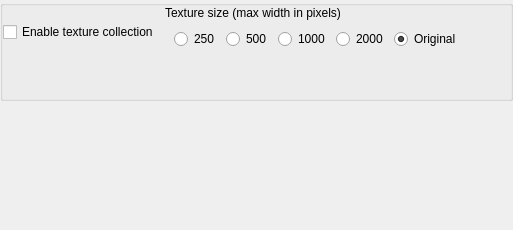
     <widget class="QWidget" name="ro_textureCollection">
      <property name="maximumSize">
       <size>
        <width>16777215</width>
        <height>16777215</height>
       </size>
      </property>
      <layout class="QVBoxLayout" name="verticalLayout_5">
       <property name="spacing">
        <number>0</number>
       </property>
       <property name="margin">
        <number>0</number>
       </property>
       <item>
        <widget class="QGroupBox" name="gbTextureCollection">
         <property name="sizePolicy">
          <sizepolicy hsizetype="Preferred" vsizetype="Preferred">
           <horstretch>0</horstretch>
           <verstretch>0</verstretch>
          </sizepolicy>
         </property>
         <property name="minimumSize">
          <size>
           <width>0</width>
           <height>90</height>
          </size>
         </property>
         <property name="maximumSize">
          <size>
           <width>16777215</width>
           <height>16777215</height>
          </size>
         </property>
         <property name="title">
          <string/>
         </property>
         <property name="checkable">
          <bool>false</bool>
         </property>
         <property name="checked">
          <bool>false</bool>
         </property>
         <layout class="QGridLayout" name="gridLayout_13">
          <property name="margin">
           <number>0</number>
          </property>
          <item row="0" column="1">
           <widget class="QFrame" name="frTexSize">
            <property name="sizePolicy">
             <sizepolicy hsizetype="Preferred" vsizetype="Preferred">
              <horstretch>0</horstretch>
              <verstretch>0</verstretch>
             </sizepolicy>
            </property>
            <property name="minimumSize">
             <size>
              <width>0</width>
              <height>0</height>
             </size>
            </property>
            <property name="font">
             <font>
              <family>Helvetica Neue</family>
             </font>
            </property>
            <layout class="QVBoxLayout" name="verticalLayout_8">
             <property name="spacing">
              <number>0</number>
             </property>
             <property name="margin">
              <number>0</number>
             </property>
             <item>
              <widget class="QLabel" name="label_6">
               <property name="text">
                <string>Texture size (max width in pixels)</string>
               </property>
              </widget>
             </item>
             <item>
              <widget class="QFrame" name="frSizes">
               <property name="sizePolicy">
                <sizepolicy hsizetype="Preferred" vsizetype="Preferred">
                 <horstretch>0</horstretch>
                 <verstretch>0</verstretch>
                </sizepolicy>
               </property>
               <property name="minimumSize">
                <size>
                 <width>0</width>
                 <height>30</height>
                </size>
               </property>
               <layout class="QHBoxLayout" name="horizontalLayout_10">
                <item>
                 <widget class="QRadioButton" name="texSize025">
                  <property name="sizePolicy">
                   <sizepolicy hsizetype="Minimum" vsizetype="Preferred">
                    <horstretch>0</horstretch>
                    <verstretch>0</verstretch>
                   </sizepolicy>
                  </property>
                  <property name="toolTip">
                   <string>The textures will be no more than 250x250 pixels</string>
                  </property>
                  <property name="text">
                   <string>250</string>
                  </property>
                  <property name="checked">
                   <bool>false</bool>
                  </property>
                 </widget>
                </item>
                <item>
                 <widget class="QRadioButton" name="texSize050">
                  <property name="sizePolicy">
                   <sizepolicy hsizetype="Minimum" vsizetype="Preferred">
                    <horstretch>0</horstretch>
                    <verstretch>0</verstretch>
                   </sizepolicy>
                  </property>
                  <property name="toolTip">
                   <string>The textures will be no more than 500x500 pixels</string>
                  </property>
                  <property name="text">
                   <string>500</string>
                  </property>
                 </widget>
                </item>
                <item>
                 <widget class="QRadioButton" name="texSize1K">
                  <property name="sizePolicy">
                   <sizepolicy hsizetype="Minimum" vsizetype="Preferred">
                    <horstretch>0</horstretch>
                    <verstretch>0</verstretch>
                   </sizepolicy>
                  </property>
                  <property name="toolTip">
                   <string>The textures will be no more than 1000x1000 pixels</string>
                  </property>
                  <property name="text">
                   <string>1000</string>
                  </property>
                 </widget>
                </item>
                <item>
                 <widget class="QRadioButton" name="texSize2K">
                  <property name="sizePolicy">
                   <sizepolicy hsizetype="Minimum" vsizetype="Preferred">
                    <horstretch>0</horstretch>
                    <verstretch>0</verstretch>
                   </sizepolicy>
                  </property>
                  <property name="toolTip">
                   <string>The textures will be no more than 2000x2000 pixels</string>
                  </property>
                  <property name="text">
                   <string>2000</string>
                  </property>
                 </widget>
                </item>
                <item>
                 <widget class="QRadioButton" name="texSizeOriginal">
                  <property name="sizePolicy">
                   <sizepolicy hsizetype="Minimum" vsizetype="Preferred">
                    <horstretch>0</horstretch>
                    <verstretch>0</verstretch>
                   </sizepolicy>
                  </property>
                  <property name="toolTip">
                   <string>The textures will be copied verbatim</string>
                  </property>
                  <property name="text">
                   <string>Original</string>
                  </property>
                  <property name="checked">
                   <bool>true</bool>
                  </property>
                 </widget>
                </item>
                <item>
                 <spacer name="horizontalSpacer_3">
                  <property name="orientation">
                   <enum>Qt::Horizontal</enum>
                  </property>
                  <property name="sizeHint" stdset="0">
                   <size>
                    <width>40</width>
                    <height>20</height>
                   </size>
                  </property>
                 </spacer>
                </item>
               </layout>
              </widget>
             </item>
            </layout>
           </widget>
          </item>
          <item row="0" column="0">
           <widget class="QFrame" name="frTextCol">
            <layout class="QGridLayout" name="gridLayout_8">
             <property name="margin">
              <number>0</number>
             </property>
             <item row="0" column="0">
              <widget class="QCheckBox" name="doTextureCollection">
               <property name="toolTip">
                <string>When enabled the textures will be collected for ease of transfer of the scene to another machine</string>
               </property>
               <property name="text">
                <string>Enable texture collection</string>
               </property>
              </widget>
             </item>
            </layout>
           </widget>
          </item>
          <item row="1" column="1">
           <spacer name="verticalSpacer_2">
            <property name="orientation">
             <enum>Qt::Vertical</enum>
            </property>
            <property name="sizeHint" stdset="0">
             <size>
              <width>20</width>
              <height>40</height>
             </size>
            </property>
           </spacer>
          </item>
         </layout>
        </widget>
       </item>
       <item>
        <spacer name="verticalSpacer_13">
         <property name="orientation">
          <enum>Qt::Vertical</enum>
         </property>
         <property name="sizeHint" stdset="0">
          <size>
           <width>20</width>
           <height>129</height>
          </size>
         </property>
        </spacer>
       </item>
      </layout>
     </widget>
